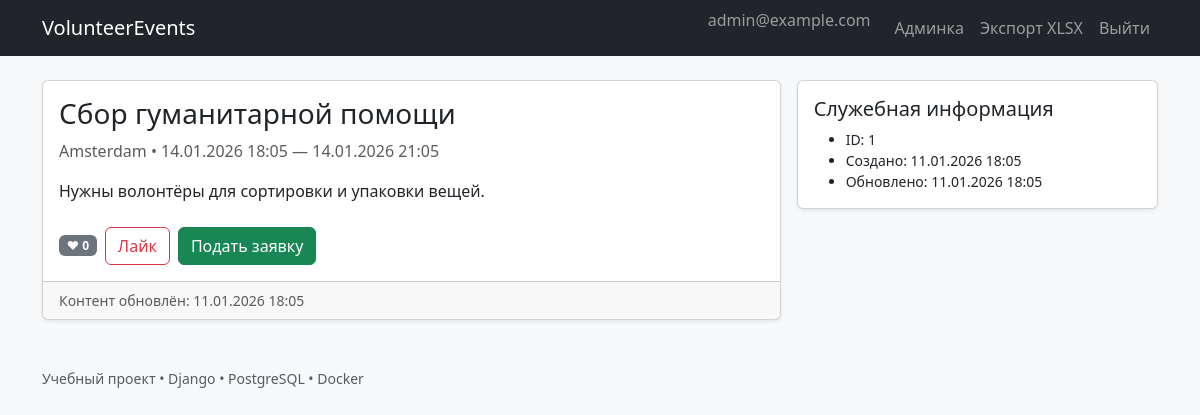
The app's page /events/1/ (signed in) with its own data.
### accounts/models.py (models this page shows, shortened)
class User(AbstractUser):
    email = models.EmailField(unique=True)
    USERNAME_FIELD = "email"
    REQUIRED_FIELDS = ["username"]

### core/models.py (models this page shows, shortened)
class TimeStampedModel(models.Model):
    created_at = models.DateTimeField("Создано", default=timezone.now, editable=False)
    updated_at = models.DateTimeField("Обновлено", auto_now=True)
    class Meta:
        abstract = True

class Event(TimeStampedModel):
    title = models.CharField("Название", max_length=255)
    description = models.TextField("Описание")
    location = models.CharField("Локация", max_length=255)
    starts_at = models.DateTimeField("Начало")
    ends_at = models.DateTimeField("Окончание")
    class Meta:
        ordering = ("-starts_at",)

### core/views.py (the view)
# urls.py: path("events/<int:pk>/", views.event_detail, name="detail"),
def event_detail(request: HttpRequest, pk: int) -> HttpResponse:
    event = get_object_or_404(Event.objects.annotate(likes_count=Count("likes")), pk=pk)
    existing_app = None
    if request.user.is_authenticated:
        existing_app = VolunteerApplication.objects.filter(user=request.user, event=event).first()
    liked = False
    if request.user.is_authenticated:
        liked = Like.objects.filter(user=request.user, event=event).exists()
    return render(
        request,
        "core/event_detail.html",
        {"event": event, "existing_app": existing_app, "liked": liked},
    )

### templates/core/event_detail.html (shortened to what this page needs)
{% extends "base.html" %}
{% block content %}
<div class="row g-3">
  <div class="col-12 col-lg-8">
    <div class="card shadow-sm">
      <div class="card-body">
        <h1 class="h3">{{ event.title }}</h1>
        <div class="text-muted mb-3">
          {{ event.location }} • {{ event.starts_at|date:"d.m.Y H:i" }} — {{ event.ends_at|date:"d.m.Y H:i" }}
        </div>
        <p>{{ event.description }}</p>
        <div class="d-flex gap-2 flex-wrap align-items-center mt-4">
          <span class="badge text-bg-secondary">❤ {{ event.likes_count }}</span>
          {% if user.is_authenticated %}
            <form method="post" action="{% url 'events:like' event.id %}">
              <button class="btn btn-outline-danger" type="submit">
                {% if liked %}Убрать лайк{% else %}Лайк{% endif %}
              </button>
            </form>
            {% if existing_app %}
              <span class="badge text-bg-info">Заявка: {{ existing_app.get_status_display }}</span>
              <span class="text-muted small">обновлено {{ existing_app.updated_at|date:"d.m.Y H:i" }}</span>
            {% else %}
              <a class="btn btn-success" href="{% url 'events:apply' event.id %}">Подать заявку</a>
            {% endif %}
          {% else %}
            <div class="alert alert-info mb-0">
              Чтобы подать заявку или поставить лайк — <a href="{% url 'login' %}">войдите</a>.
            </div>
          {% endif %}
        </div>
      </div>
      <div class="card-footer text-muted small">
        Контент обновлён: {{ event.updated_at|date:"d.m.Y H:i" }}
      </div>
    </div>
  </div>
  <div class="col-12 col-lg-4">
    <div class="card shadow-sm">
      <div class="card-body">
        <h2 class="h5">Служебная информация</h2>
        <ul class="small mb-0">
          <li>ID: {{ event.id }}</li>
          <li>Создано: {{ event.created_at|date:"d.m.Y H:i" }}</li>
          <li>Обновлено: {{ event.updated_at|date:"d.m.Y H:i" }}</li>
        </ul>
      </div>
    </div>
  </div>
</div>
{% endblock %}

### templates/base.html (shortened to what this page needs)
{% load static %}
<!doctype html>
<html lang="ru">
<head>
  <link href="https://cdn.jsdelivr.net/npm/bootstrap@5.3.3/dist/css/bootstrap.min.css" rel="stylesheet">
</head>
<body class="bg-light">
<nav class="navbar navbar-expand-lg navbar-dark bg-dark">
  <div class="container">
    <a class="navbar-brand" href="{% url 'events:list' %}">VolunteerEvents</a>
    <div id="nav" class="collapse navbar-collapse">
      <ul class="navbar-nav ms-auto">
        {% if user.is_authenticated %}
          <li class="nav-item"><span class="navbar-text me-3">{{ user.email }}</span></li>
          {% if user.is_staff %}
            <li class="nav-item"><a class="nav-link" href="/admin/">Админка</a></li>
            <li class="nav-item"><a class="nav-link" href="{% url 'events:export' %}">Экспорт XLSX</a></li>
          {% endif %}
          <li class="nav-item"><a class="nav-link" href="{% url 'logout' %}">Выйти</a></li>
        {% else %}
          <li class="nav-item"><a class="nav-link" href="{% url 'login' %}">Войти</a></li>
          <li class="nav-item"><a class="nav-link" href="{% url 'register' %}">Регистрация</a></li>
        {% endif %}
      </ul>
    </div>
  </div>
</nav>
<main class="container py-4">
  {% block content %}{% endblock %}
</main>
<footer class="py-4">
  <div class="container text-muted small">
    Учебный проект • Django • PostgreSQL • Docker
  </div>
</footer>
</body>
</html>

### records on screen
User: email "admin@example.com"
Event: title "Сбор гуманитарной помощи", location "Amsterdam", starts_at "14.01.2026 18:05", ends_at "14.01.2026 21:05", description "Нужны волонтёры для сортировки и упаковки вещей.", likes_count "0", updated_at "11.01.2026 18:05", id "1", created_at "11.01.2026 18:05"
